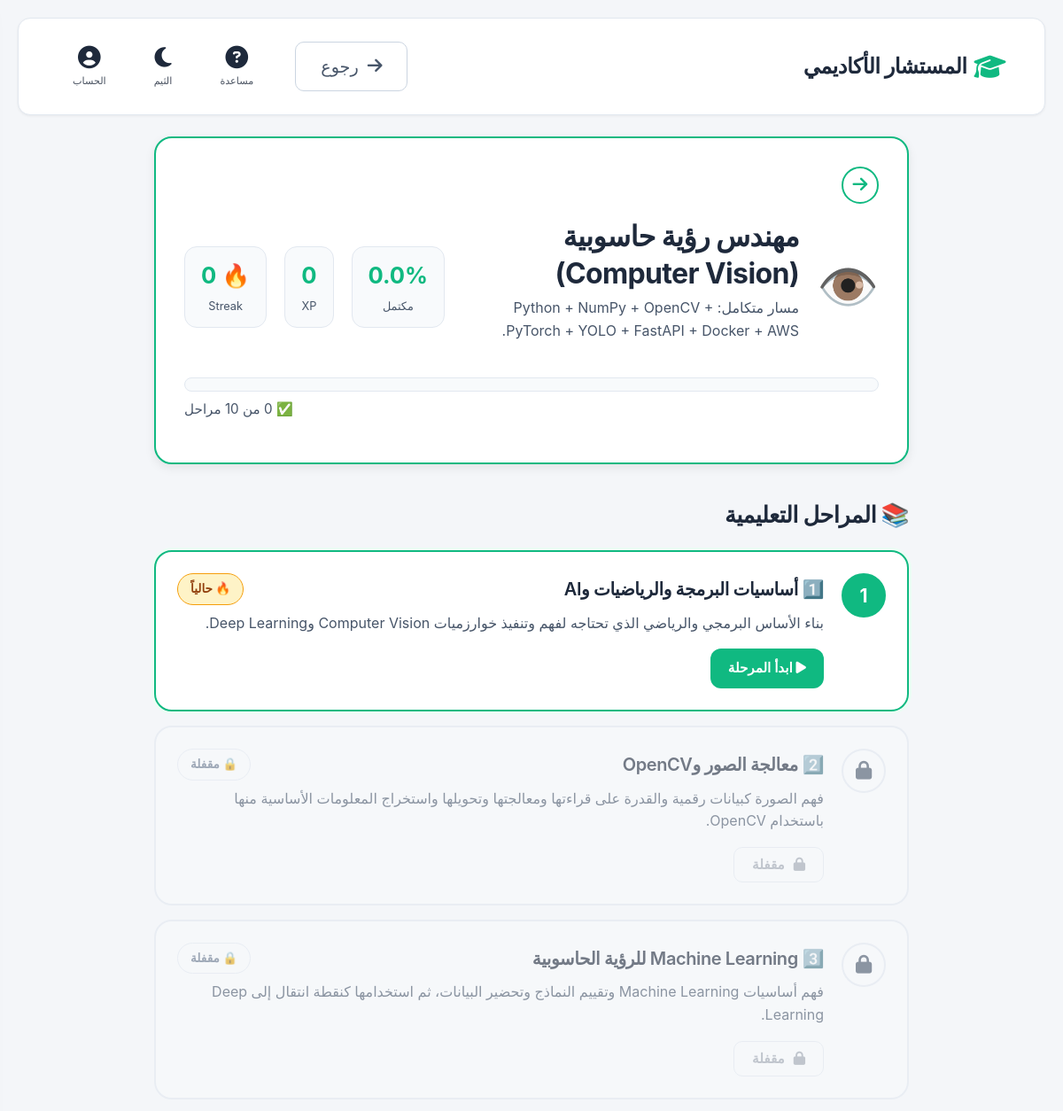
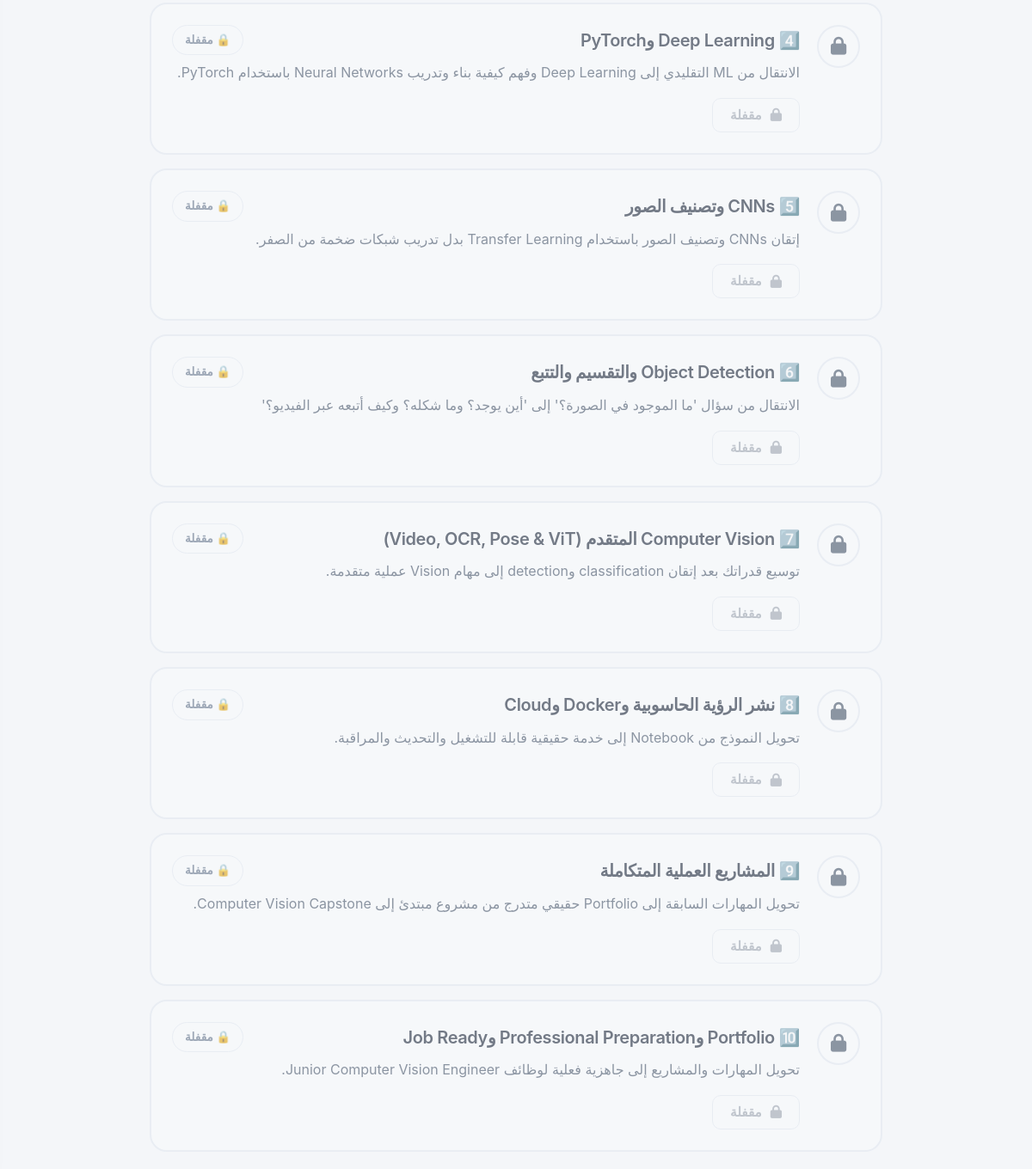
The page /university/career/cv-engineer (signed in) on the database its author committed (2 pictures, top to bottom).
### models/university.py (models this page shows, shortened)
class CareerPath(db.Model):
    __tablename__ = 'career_paths'
    id = db.Column(db.Integer, primary_key=True)
    major_key = db.Column(db.String(50), nullable=False, index=True)  # 'ai', 'cyber', 'data_science'
    slug = db.Column(db.String(100), nullable=False, unique=True)     # 'data-analyst'
    title = db.Column(db.String(200), nullable=False)                 # اسم المسار
    description = db.Column(db.Text)                                   # وصف قصير
    icon = db.Column(db.String(50))                                    # emoji
    difficulty = db.Column(db.String(50))                              # مبتدئ/متوسط/متقدم
    estimated_hours = db.Column(db.Integer)                            # الساعات المتوقعة
    total_stages = db.Column(db.Integer, default=0)                    # عدد المراحل
    order_index = db.Column(db.Integer, default=0)                     # ترتيب العرض
    created_at = db.Column(db.DateTime, default=datetime.utcnow)
    stages = db.relationship(
        'CareerStage',
        backref='career_path',
        lazy=True,
        cascade='all, delete-orphan',
        order_by='CareerStage.stage_number'
    )

class CareerProgress(db.Model):
    __tablename__ = 'career_progress'
    id = db.Column(db.Integer, primary_key=True)
    user_id = db.Column(db.Integer, db.ForeignKey('users.id'), nullable=False, index=True)
    career_path_id = db.Column(db.Integer, db.ForeignKey('career_paths.id'), nullable=False, index=True)
    current_stage = db.Column(db.Integer, default=1)          # المرحلة الحالية
    completed_stages = db.Column(db.Text, default='[]')        # JSON: [1, 2, 3]
    total_xp = db.Column(db.Integer, default=0)                # إجمالي النقاط
    attempts = db.Column(db.Text, default='{}')                # JSON: {"1": [{"score": 8, "date": "..."}, ...]}
    last_activity = db.Column(db.DateTime, default=datetime.utcnow)
    streak_days = db.Column(db.Integer, default=0)             # أيام متتالية
    last_streak_date = db.Column(db.Date)                       # آخر يوم للنشاط
    is_completed = db.Column(db.Boolean, default=False)        # اكتمل المسار
    completed_at = db.Column(db.DateTime)                       # تاريخ الإكمال
    user = db.relationship('User', backref='career_progress_entries')
    career_path = db.relationship('CareerPath', backref='progress_entries')
    __table_args__ = (
        db.UniqueConstraint('user_id', 'career_path_id', name='unique_user_career'),
    )
    def get_completed_stages(self):
        if self.completed_stages:
            try:
                return json.loads(self.completed_stages)
            except:
                return []
        return []
    def get_progress_percentage(self):
        if not self.career_path or not self.career_path.total_stages:
            return 0
        completed = len(self.get_completed_stages())
        return round((completed / self.career_path.total_stages) * 100, 1)

class CareerStage(db.Model):
    __tablename__ = 'career_stages'
    id = db.Column(db.Integer, primary_key=True)
    career_path_id = db.Column(db.Integer, db.ForeignKey('career_paths.id'), nullable=False)
    stage_number = db.Column(db.Integer, nullable=False)             # 1, 2, 3...
    title = db.Column(db.String(200), nullable=False)                # اسم المرحلة
    description = db.Column(db.Text)                                  # وصف المرحلة
    objectives = db.Column(db.Text)                                   # JSON: ["...", "..."]
    practical_task = db.Column(db.Text)                               # التطبيق العملي
    youtube_ar = db.Column(db.String(500))                            # رابط يوتيوب عربي
    youtube_en = db.Column(db.String(500))                            # رابط يوتيوب إنجليزي
    passing_score = db.Column(db.Integer, default=11)                 # 11 من 15 = 73%
    total_quiz_questions = db.Column(db.Integer, default=10)          # عدد الأسئلة المعروضة
    questions = db.relationship(
        'QuizQuestion',
        backref='stage',
        lazy=True,
        cascade='all, delete-orphan'
    )

### routes/university.py (the view)
@university_bp.route('/career/<path_slug>')
@login_required
def career_path(path_slug):
    user_id = session['user_id']
    user = User.query.get(user_id)
    career_path_obj = CareerPath.query.filter_by(slug=path_slug).first()
    if not career_path_obj:
        flash('المسار غير موجود', 'danger')
        return redirect(url_for('university.dashboard'))
    status = CareerEngine.get_path_status(user_id, career_path_obj.id)
    return render_template(
        'university/career_path.html',
        user=user,
        status=status,
        career_path=career_path_obj
    )

### services/career_engine.py (called while the page is built, shortened)
    @staticmethod
    def get_or_create_progress(user_id, career_path_id):
        progress = CareerProgress.query.filter_by(
            user_id=user_id,
            career_path_id=career_path_id
        ).first()
        return progress

    @staticmethod
    def is_stage_unlocked(progress, stage_number):
        if stage_number == 1:
            return True
        completed = progress.get_completed_stages()
        return (stage_number - 1) in completed

### templates/university/career_path.html (shortened to what this page needs)
{% extends "base.html" %}
{% block content %}
<div class="uni-path-container">
        <header class="path-header-card">
        <a href="{{ url_for('university.dashboard', track=career_path.slug) }}"
           class="back-to-dash"
           aria-label="العودة للداش بورد"
           title="العودة للداش بورد">
            <i class="fas fa-arrow-right"></i>
        </a>
        <div class="path-header-top">
            <div class="path-header-info">
                <span class="path-header-icon">{{ career_path.icon }}</span>
                <div>
                    <h1>{{ career_path.title }}</h1>
                    <p>{{ career_path.description }}</p>
                </div>
            </div>
            <div class="path-header-stats">
                <div class="mini-stat">
                    <span class="mini-stat-num">{{ status.percentage }}%</span>
                    <span class="mini-stat-label">مكتمل</span>
                </div>
                <div class="mini-stat">
                    <span class="mini-stat-num">{{ status.progress.total_xp }}</span>
                    <span class="mini-stat-label">XP</span>
                </div>
                <div class="mini-stat">
                    <span class="mini-stat-num">🔥 {{ status.progress.streak_days }}</span>
                    <span class="mini-stat-label">Streak</span>
                </div>
            </div>
        </div>
        <div class="total-progress-bar">
        </div>
        <p class="progress-label">
            ✅ {{ status.completed_count }} من {{ status.total_stages }} مراحل
        </p>
    </header>
    <section>
        <h2 class="section-title">📚 المراحل التعليمية</h2>
        <div class="stages-timeline">
            {% for item in status.stages_status %}
            <div class="stage-item
                        {% if item.is_current %}current{% endif %}
                        {% if not item.is_unlocked %}locked{% endif %}">
                <div class="stage-marker">
                    {% if item.is_completed %}
                        <i class="fas fa-check"></i>
                    {% elif not item.is_unlocked %}
                        <i class="fas fa-lock"></i>
                    {% else %}
                        <span>{{ item.stage.stage_number }}</span>
                    {% endif %}
                </div>
                <div class="stage-content">
                    <div class="stage-header">
                        <h3>{{ item.stage.title }}</h3>
                        {% if item.is_completed %}
                            <span class="badge badge-success">✅ مكتمل</span>
                        {% elif item.is_current %}
                            <span class="badge badge-current">🔥 حالياً</span>
                        {% elif not item.is_unlocked %}
                            <span class="badge badge-locked">🔒 مقفلة</span>
                        {% else %}
                            <span class="badge badge-open">✨ متاحة</span>
                        {% endif %}
                    </div>
                    <p class="stage-desc">{{ item.stage.description }}</p>
                    <div class="stage-actions">
                        {% if item.is_completed or item.is_unlocked %}
                        <a href="{{ url_for('university.stage_detail', stage_id=item.stage.id) }}"
                           class="btn btn-primary btn-sm">
                            {% if item.is_completed %}
                                <i class="fas fa-redo"></i> إعادة المراجعة
                            {% else %}
                                <i class="fas fa-play"></i> ابدأ المرحلة
                            {% endif %}
                        </a>
                        {% else %}
                        <button class="btn btn-outline btn-sm" disabled>
                            <i class="fas fa-lock"></i> مقفلة
                        </button>
                        {% endif %}
                    </div>
                </div>
            </div>
            {% endfor %}
        </div>
    </section>
</div>
{% endblock %}

### templates/base.html (shortened to what this page needs)
<!DOCTYPE html>
<html dir="rtl" lang="ar" data-theme="light">
<head>
    <link rel="stylesheet" href="{{ url_for('static', filename='css/style.css') }}">
    <link rel="stylesheet" href="https://cdnjs.cloudflare.com/ajax/libs/font-awesome/6.5.0/css/all.min.css">
</head>
<body>
    <header class="navbar" role="banner">
        <div class="navbar-container">
            <div class="navbar-brand">
                <a href="{{ url_for('main.index') }}" class="logo" aria-label="المستشار الأكاديمي - الصفحة الرئيسية">
                    <i class="fas fa-graduation-cap logo-icon"></i>
                    <span>المستشار الأكاديمي</span>
                </a>
            </div>
            <nav class="navbar-actions" id="navbarActions" aria-label="قائمة التنقل">
                <a href="javascript:history.back()" class="btn-outline" style="margin-left: 10px;">
                    <i class="fas fa-arrow-right"></i> رجوع
                </a>
                <button onclick="toggleHelp()" title="مساعدة" class="icon-btn" aria-label="مساعدة">
                    <i class="fas fa-question-circle"></i>
                    <span class="icon-label">مساعدة</span>
                </button>
                <button onclick="toggleTheme()" title="الوضع المظلم/الفاتح" class="icon-btn" aria-label="تبديل الثيم">
                    <i class="fas fa-moon"></i>
                    <span class="icon-label">الثيم</span>
                </button>
                {% if session.user_id %}
                <div class="account-menu">
                    <button onclick="toggleAccountMenu(event)" class="icon-btn" aria-label="الحساب" aria-haspopup="true"
                        aria-expanded="false">
                        <i class="fas fa-user-circle"></i>
                        <span class="icon-label">الحساب</span>
                    </button>
                </div>
                {% endif %}
            </nav>
        </div>
    </header>
    <main class="container">
        {% block content %}{% endblock %}
    </main>
</body>
</html>

### static/css/style.css (style rules this page uses)
:root { --bg-primary: #f4f6f9; --bg-secondary: #ffffff; --bg-card: #ffffff; --bg-elevated: #f8fafc; --text-primary: #1e293b; --text-secondary: #475569; --text-muted: #64748b; --border-color: #e2e8f0; --accent: #10b981; --accent-hover: #059669; --accent-dark: #047857; --accent-light: #ecfdf5; --success: #10b981; --warning: #f59e0b; --danger: #ef4444; --info: #3b82f6; --muted: #94a3b8; --surface-hover: #f1f5f9; --glass-border: rgba(255, 255, 255, 0.1); --shadow-sm: 0 1px 3px rgba(0,0,0,0.06); --shadow-md: 0 4px 12px rgba(0,0,0,0.08); --shadow-lg: 0 12px 24px rgba(0,0,0,0.12); --shadow: var(--shadow-sm); --radius-sm: 8px; --radius: 14px; --radius-lg: 20px; --transition-fast: 150ms cubic-bezier(0.4, 0, 0.2, 1); --transition: 250ms cubic-bezier(0.4, 0, 0.2, 1); --transition-slow: 350ms cubic-bezier(0.4, 0, 0.2, 1); --space-xs: 4px; --space-sm: 8px; --space-md: 16px; --space-lg: 24px; --space-xl: 32px; --space-2xl: 48px; --tab-radius: 30px; }
* { margin: 0; padding: 0; box-sizing: border-box; transition: background-color var(--transition), color var(--transition), border-color var(--transition), box-shadow var(--transition); }
body { font-family: -apple-system, BlinkMacSystemFont, "Segoe UI", Roboto, "Helvetica Neue", Arial, sans-serif; background-color: var(--bg-primary); color: var(--text-primary); min-height: 100vh; padding: 20px; position: relative; line-height: 1.6; font-size: 1rem; }
h1, h2, h3, h4, h5, h6 { font-weight: 700; line-height: 1.3; letter-spacing: -0.02em; color: var(--text-primary); margin-bottom: 0.5em; }
h1 { font-size: 2rem; }
h2 { font-size: 1.6rem; }
h3 { font-size: 1.3rem; }
p { margin-bottom: 1em; color: var(--text-secondary); }
a { color: var(--accent); text-decoration: none; transition: color var(--transition-fast); }
.container { max-width: 1200px; margin: 0 auto; width: 100%; padding: 0 16px; }
.navbar { display: flex; justify-content: space-between; align-items: center; padding: 14px 24px; background: var(--bg-secondary); border-radius: var(--radius); box-shadow: var(--shadow-sm); margin-bottom: 24px; flex-wrap: wrap; gap: 12px; border: 1px solid var(--border-color); }
.navbar .logo { font-weight: 700; font-size: 1.5rem; letter-spacing: -0.5px; color: var(--text-primary); display: flex; align-items: center; gap: 8px; }
.navbar .logo i { color: var(--accent); font-size: 1.8rem; }
.icon-btn { display: flex; flex-direction: column; align-items: center; gap: 4px; background: none; border: none; cursor: pointer; color: var(--text-secondary); padding: 8px 12px; border-radius: 12px; transition: background-color var(--transition-fast), color var(--transition-fast); font-size: 0.75rem; font-weight: 500; }
.icon-btn i { font-size: 1.6rem; transition: transform var(--transition-fast); }
.icon-label { font-size: 0.7rem; opacity: 0.8; }
.btn { padding: 12px 24px; border-radius: 12px; border: none; font-weight: 600; cursor: pointer; background-color: var(--accent); color: #ffffff !important; text-decoration: none; display: inline-block; font-size: 1rem; transition: background-color var(--transition-fast), transform var(--transition-fast), box-shadow var(--transition-fast); text-align: center; }
.btn-outline { background: transparent; border: 1px solid var(--border-color); color: var(--text-secondary) !important; }
.account-menu { position: relative; display: inline-block; }
.back-to-dash { display: inline-flex; align-items: center; justify-content: center; width: 42px; height: 42px; border-radius: 50%; background: transparent; border: 2px solid var(--accent); color: var(--accent); text-decoration: none; font-size: 1.2rem; transition: all 0.2s ease; margin-bottom: 16px; }

### rows shown on the page
CareerPath: icon "👁️", title "مهندس رؤية حاسوبية (Computer Vision)", description "مسار متكامل: Python + NumPy + OpenCV + PyTorch + YOLO + FastAPI + Docker + AWS."
CareerProgress: progress.total_xp "0", progress.streak_days "0"
CareerStage: stage.stage_number "1", stage "1️⃣ أساسيات البرمجة والرياضيات وAI", stage.description "بناء الأساس البرمجي والرياضي الذي تحتاجه لفهم وتنفيذ خوارزميات Computer Vision وDeep Learning."
CareerStage: stage "2️⃣ معالجة الصور وOpenCV", stage.description "فهم الصورة كبيانات رقمية والقدرة على قراءتها ومعالجتها وتحويلها واستخراج المعلومات الأساسية منها باستخدام OpenCV."
CareerStage: stage "3️⃣ Machine Learning للرؤية الحاسوبية", stage.description "فهم أساسيات Machine Learning وتقييم النماذج وتحضير البيانات، ثم استخدامها كنقطة انتقال إلى Deep Learning."
CareerStage: stage "4️⃣ Deep Learning وPyTorch", stage.description "الانتقال من ML التقليدي إلى Deep Learning وفهم كيفية بناء وتدريب Neural Networks باستخدام PyTorch."
CareerStage: stage "5️⃣ CNNs وتصنيف الصور", stage.description "إتقان CNNs وتصنيف الصور باستخدام Transfer Learning بدل تدريب شبكات ضخمة من الصفر."
CareerStage: stage "6️⃣ Object Detection والتقسيم والتتبع", stage.description "الانتقال من سؤال 'ما الموجود في الصورة؟' إلى 'أين يوجد؟ وما شكله؟ وكيف أتبعه عبر الفيديو؟'"
CareerStage: stage "7️⃣ Computer Vision المتقدم (Video, OCR, Pose & ViT)", stage.description "توسيع قدراتك بعد إتقان classification وdetection إلى مهام Vision عملية متقدمة."
CareerStage: stage "8️⃣ نشر الرؤية الحاسوبية وDocker وCloud", stage.description "تحويل النموذج من Notebook إلى خدمة حقيقية قابلة للتشغيل والتحديث والمراقبة."
CareerStage: stage "9️⃣ المشاريع العملية المتكاملة", stage.description "تحويل المهارات السابقة إلى Portfolio حقيقي متدرج من مشروع مبتدئ إلى Computer Vision Capstone."
CareerStage: stage "🔟 Portfolio وProfessional Preparation وJob Ready", stage.description "تحويل المهارات والمشاريع إلى جاهزية فعلية لوظائف Junior Computer Vision Engineer."

### other values the page prints
{{ status.percentage }} "0.0"
